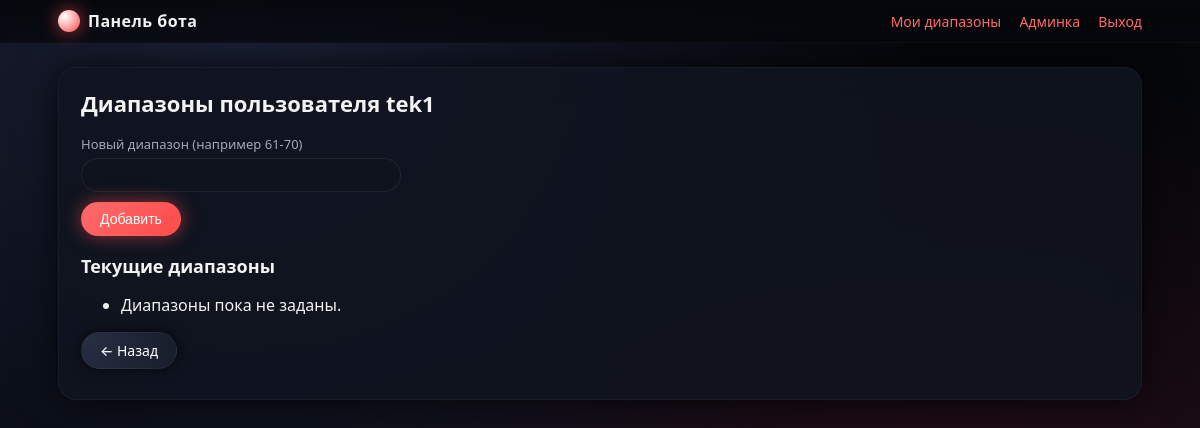
The app's page /admin/users/1/ranges (signed in), older data.
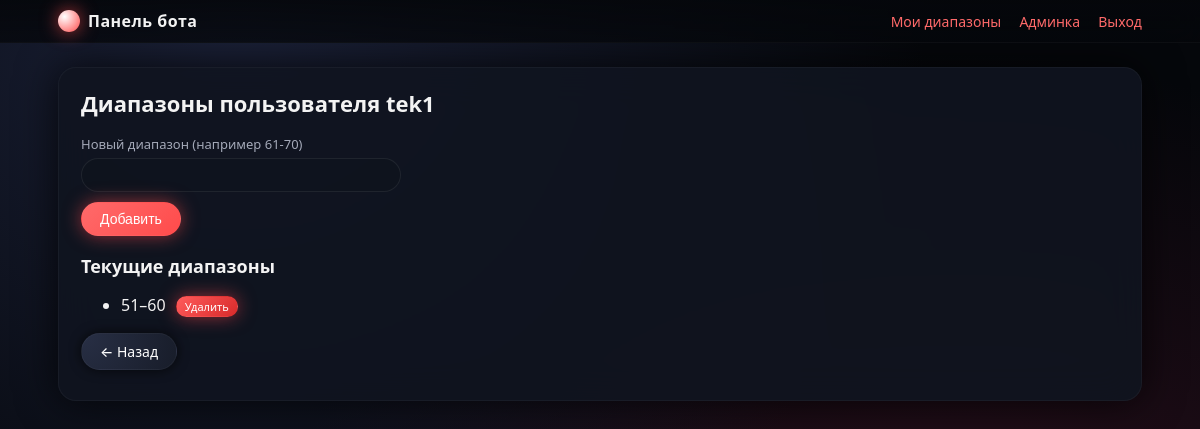
The same page, newer data.
### server.py (models this page shows)
class NumberRange(db.Model):
    id = db.Column(db.Integer, primary_key=True)
    user_id = db.Column(db.Integer, db.ForeignKey("user.id"), nullable=False)
    start = db.Column(db.Integer, nullable=False)
    end = db.Column(db.Integer, nullable=False)
    win_group = db.Column(db.String(8), default="right")  # "left" / "right"
    games_completed = db.Column(db.Integer, default=0)
    autologin_text = db.Column(db.Text)  # <-- ДОБАВЛЕНО
    jobs = db.relationship(
        "AutoLoginJob",
        backref="range",
        lazy=True,
        cascade="all, delete-orphan",
    )
    logs = db.relationship(
        "AutoLoginLog",
        backref="range",
        lazy=True,
        cascade="all, delete-orphan",
    )
    commands = db.relationship(
        "RangeCommand",
        backref="range",
        lazy=True,
        cascade="all, delete-orphan",
    )
    account_states = db.relationship(
        "AccountState",
        backref="range",
        lazy=True,
        cascade="all, delete-orphan",
    )
    client_updates = db.relationship(
        "ClientUpdate",
        backref="range",
        lazy=True,
        cascade="all, delete-orphan",
    )

### server.py (the view, shortened to what this page needs)
@app.route("/admin/users/<int:user_id>/ranges", methods=["GET", "POST"])
@admin_required
def admin_user_ranges(user_id):
    user = User.query.get_or_404(user_id)
    ranges = NumberRange.query.filter_by(user_id=user.id).order_by(
        NumberRange.start
    ).all()
    return render_template("admin_user_ranges.html", user=user, ranges=ranges)

### server.py (called while the page is built)
def admin_required(f):
    @wraps(f)
    def wrapper(*args, **kwargs):
        if "user_id" not in session:
            return redirect(url_for("login"))
        user = User.query.get(session["user_id"])
        if not user or not user.is_admin:
            flash("Недостаточно прав.", "danger")
            return redirect(url_for("index"))
        return f(*args, **kwargs)
    return wrapper

def current_user():
    if "user_id" not in session:
        return None
    return User.query.get(session["user_id"])

@app.context_processor
def inject_current_user():
    return {"current_user": current_user()}

### templates/admin_user_ranges.html (shortened to what this page needs)
{% extends "base.html" %}
{% block content %}
<h2>Диапазоны пользователя {{ user.username }}</h2>
<form method="post" style="max-width:320px; margin-top:14px;">
    <label>Новый диапазон (например 61-70)</label><br>
    <input type="text" name="range">
    <div style="margin-top:10px;">
        <button class="btn" type="submit">Добавить</button>
    </div>
</form>
<h3 style="margin-top:18px;">Текущие диапазоны</h3>
<ul>
    {% for r in ranges %}
    <li>
        {{ r.start }}–{{ r.end }}
        <a class="btn btn-danger"
           style="padding:2px 8px; font-size:11px; margin-left:6px;"
           href="{{ url_for('admin_delete_range', range_id=r.id) }}">
           Удалить
        </a>
    </li>
    {% else %}
    <li>Диапазоны пока не заданы.</li>
    {% endfor %}
</ul>
<p style="margin-top:16px;">
    <a class="btn btn-secondary" href="{{ url_for('admin_dashboard') }}">← Назад</a>
</p>
{% endblock %}

Row changes from the older to the newer data that the page shows:
added NumberRange: start "51", end "60"
Text that changed along with them:
text no longer shown: "Диапазоны пока не заданы."
